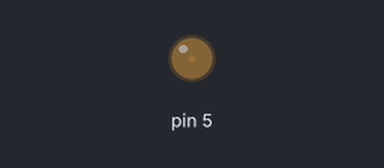
Simulated run of this sketch. Board: Arduino Uno, built with avr-gcc and run on an emulated ATmega328P. Parts: output pins drawn as LEDs (lit = HIGH).

Above: at 0.05 s.
At 0.95 s:
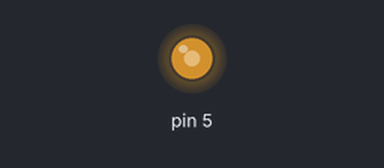
At 1.4 s:
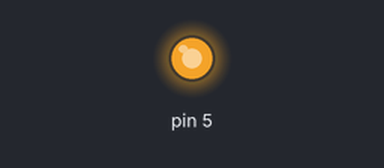
At 2.75 s:
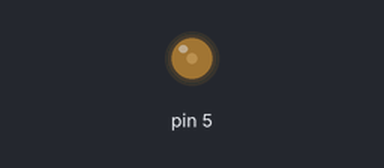
Timing chart, 0 to 7.0 s (numbered marks = the images above):
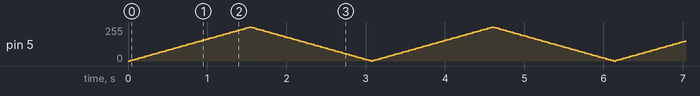

The sketch:

fading.ino
```cpp
int brightness = 0;
int i = 5;

void setup() {
  pinMode(5, OUTPUT);
}


void loop() {
  analogWrite(5, brightness);
  brightness+=i;

  if (brightness <= 0 || brightness >= 255) {
    i*=-1;
  }
  delay(30);
}
```
